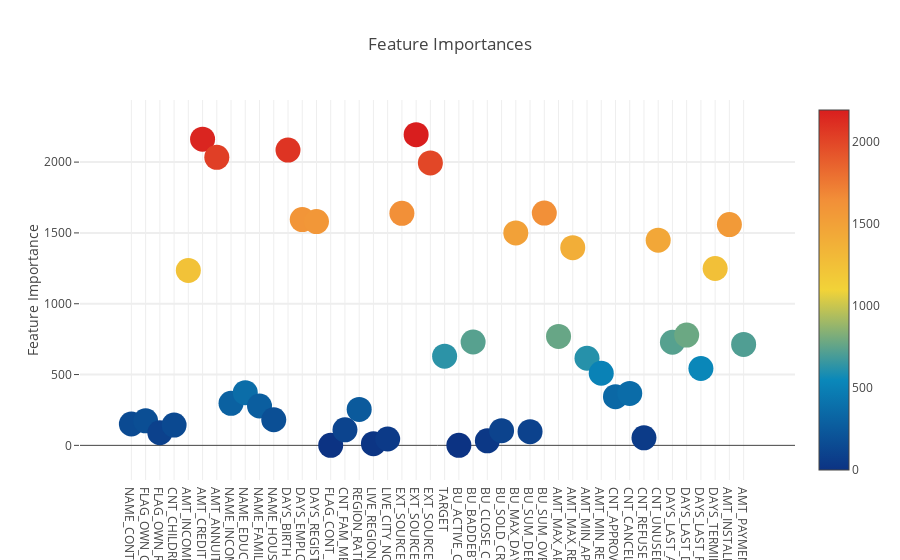

Notebook source saved alongside this figure:
### Code cell
trace = go.Scatter(
    y = gbm.feature_importances_,
    x = train_set.columns.values,
    mode='markers',
    marker=dict(
        sizemode = 'diameter',
        sizeref = 1,
        size = 25,
        color = gbm.feature_importances_,
        colorscale='Portland',
        showscale=True
    ),
    text = train_set.columns.values,
    name = 'LGBM'
)
layout = go.Layout(
        autosize=True,
        title =  'Feature Importances',
        hovermode = 'closest',
        yaxis = dict(
            title = 'Feature Importance',
            ticklen = 5,
            gridwidth = 2
        ),
        showlegend = False
    )
fig = go.Figure(data = [trace],layout = layout)
py.iplot(fig,filename='scatter')

### Figure 1 — Plotly figure (JSON) as saved in the notebook; plotly's stock layout.template omitted (floating-point values rounded to 4 significant figures)
{"data": [{"marker": {"color": [151, 173, 89, 143, 1235, 2162, 2034, 297, 372, 278, 181, 2085, 1594, 1580, 0, 110, 254, 12, 45, 1638, 2194, 1994, 630, 0, 730, 32, 104, 1500, 97, 1640, 769, 1396, 615, 509, 344, 367, 53, 1449, 728, 779, 543, 1249, 1559, 713], "colorscale": "Portland", "showscale": true, "size": 25, "sizemode": "diameter", "sizeref": 1}, "mode": "markers", "name": "LGBM", "text": ["NAME_CONTRACT_TYPE", "FLAG_OWN_CAR", "FLAG_OWN_REALTY", "CNT_CHILDREN", "AMT_INCOME_TOTAL", "AMT_CREDIT", "AMT_ANNUITY", "NAME_INCOME_TYPE", "NAME_EDUCATION_TYPE", "NAME_FAMILY_STATUS", "NAME_HOUSING_TYPE", "DAYS_BIRTH", "DAYS_EMPLOYED", "DAYS_REGISTRATION", "FLAG_CONT_MOBILE", "CNT_FAM_MEMBERS", "REGION_RATING_CLIENT_W_CITY", "LIVE_REGION_NOT_WORK_REGION", "LIVE_CITY_NOT_WORK_CITY", "EXT_SOURCE_1", "EXT_SOURCE_2", "EXT_SOURCE_3", "TARGET", "BU_ACTIVE_CREDIT", "BU_BADDEBT_CREDIT", "BU_CLOSE_CREDIT", "BU_SOLD_CREDIT", "BU_MAX_DAY_OVERDUE", "BU_SUM_DEBT", "BU_SUM_OVERDUE", "AMT_MAX_APPROVED", "AMT_MAX_REFUSED", "AMT_MIN_APPROVED", "AMT_MIN_REFUSED", "CNT_APPROVED", "CNT_CANCELED", "CNT_REFUSED", "CNT_UNUSED", "DAYS_LAST_APPROVED", "DAYS_LAST_DUE", "DAYS_LAST_REFUSED", "DAYS_TERMINATION", "AMT_INSTALMENT", "AMT_PAYMENT", "AMT_TOTAL_RECEIVABLE"], "type": "scatter", "x": ["NAME_CONTRACT_TYPE", "FLAG_OWN_CAR", "FLAG_OWN_REALTY", "CNT_CHILDREN", "AMT_INCOME_TOTAL", "AMT_CREDIT", "AMT_ANNUITY", "NAME_INCOME_TYPE", "NAME_EDUCATION_TYPE", "NAME_FAMILY_STATUS", "NAME_HOUSING_TYPE", "DAYS_BIRTH", "DAYS_EMPLOYED", "DAYS_REGISTRATION", "FLAG_CONT_MOBILE", "CNT_FAM_MEMBERS", "REGION_RATING_CLIENT_W_CITY", "LIVE_REGION_NOT_WORK_REGION", "LIVE_CITY_NOT_WORK_CITY", "EXT_SOURCE_1", "EXT_SOURCE_2", "EXT_SOURCE_3", "TARGET", "BU_ACTIVE_CREDIT", "BU_BADDEBT_CREDIT", "BU_CLOSE_CREDIT", "BU_SOLD_CREDIT", "BU_MAX_DAY_OVERDUE", "BU_SUM_DEBT", "BU_SUM_OVERDUE", "AMT_MAX_APPROVED", "AMT_MAX_REFUSED", "AMT_MIN_APPROVED", "AMT_MIN_REFUSED", "CNT_APPROVED", "CNT_CANCELED", "CNT_REFUSED", "CNT_UNUSED", "DAYS_LAST_APPROVED", "DAYS_LAST_DUE", "DAYS_LAST_REFUSED", "DAYS_TERMINATION", "AMT_INSTALMENT", "AMT_PAYMENT", "AMT_TOTAL_RECEIVABLE"], "y": [151, 173, 89, 143, 1235, 2162, 2034, 297, 372, 278, 181, 2085, 1594, 1580, 0, 110, 254, 12, 45, 1638, 2194, 1994, 630, 0, 730, 32, 104, 1500, 97, 1640, 769, 1396, 615, 509, 344, 367, 53, 1449, 728, 779, 543, 1249, 1559, 713]}], "layout": {"autosize": true, "hovermode": "closest", "showlegend": false, "title": "Feature Importances", "yaxis": {"gridwidth": 2, "ticklen": 5, "title": "Feature Importance"}}}
